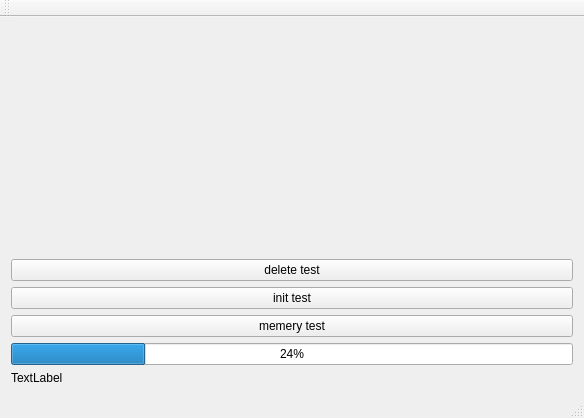
<?xml version="1.0" encoding="UTF-8"?>
<ui version="4.0">
 <class>AppMainWindowTest</class>
 <widget class="QMainWindow" name="AppMainWindowTest">
  <property name="geometry">
   <rect>
    <x>0</x>
    <y>0</y>
    <width>584</width>
    <height>418</height>
   </rect>
  </property>
  <property name="windowTitle">
   <string>AppMainWindowTest</string>
  </property>
  <widget class="QWidget" name="centralWidget">
   <layout class="QVBoxLayout" name="verticalLayout" stretch="1,0,0,0,0,0">
    <item>
     <widget class="QWidget" name="widget" native="true"/>
    </item>
    <item>
     <widget class="QPushButton" name="pushButton">
      <property name="text">
       <string>delete test</string>
      </property>
     </widget>
    </item>
    <item>
     <widget class="QPushButton" name="pushButton_init">
      <property name="text">
       <string>init test</string>
      </property>
     </widget>
    </item>
    <item>
     <widget class="QPushButton" name="pushButton_memery">
      <property name="text">
       <string>memery test</string>
      </property>
     </widget>
    </item>
    <item>
     <widget class="QProgressBar" name="progressBar">
      <property name="value">
       <number>24</number>
      </property>
     </widget>
    </item>
    <item>
     <widget class="QLabel" name="label">
      <property name="text">
       <string>TextLabel</string>
      </property>
     </widget>
    </item>
   </layout>
  </widget>
  <widget class="QMenuBar" name="menuBar">
   <property name="geometry">
    <rect>
     <x>0</x>
     <y>0</y>
     <width>584</width>
     <height>23</height>
    </rect>
   </property>
  </widget>
  <widget class="QToolBar" name="mainToolBar">
   <attribute name="toolBarArea">
    <enum>TopToolBarArea</enum>
   </attribute>
   <attribute name="toolBarBreak">
    <bool>false</bool>
   </attribute>
  </widget>
  <widget class="QStatusBar" name="statusBar"/>
 </widget>
 <layoutdefault spacing="6" margin="11"/>
 <resources/>
 <connections/>
</ui>
